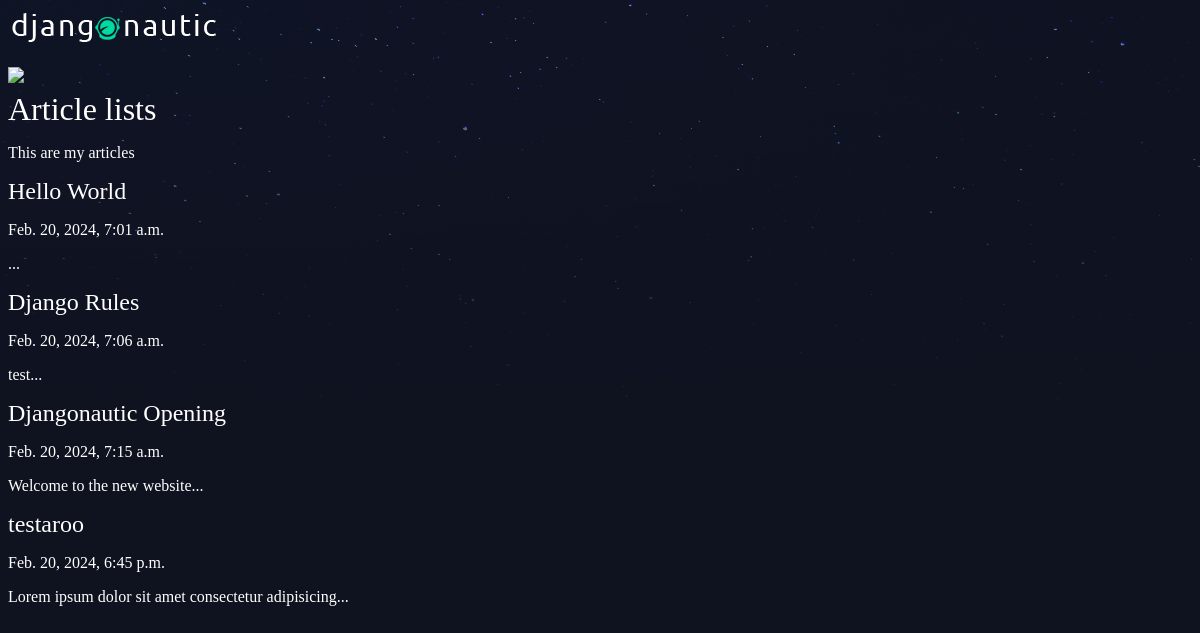
The app's page /article/ with its own data.
### articles/models.py (models this page shows, shortened)
class Article(models.Model):
    title = models.CharField(max_length = 200)
    slug = models.SlugField()
    body = models.TextField()
    date = models.DateTimeField(auto_now_add = True)
    thumb = models.ImageField(default='default.png', blank=True)
    def snippet(self):
        return self.body[:50] + "..."

### articles/views.py (the view)
# urls.py: path('article/', views.articleview, name='articles'),
def articleview(request, *args, **kwargs):
    articles = Article.objects.all().order_by('date')
    return render(request, "articles/articles.html", {'articles':articles})

### articles/templates/articles/articles.html (shortened to what this page needs)
{% extends 'base.html' %}
{% block content %}
<h1>Article lists</h1>
    <p>This are my articles</p>
    <div class="articles">
        {% for article in articles %}
            <div class="article">
                <h2><a href="{% url 'articles:detail' slug=article.slug %}">{{article.title}}</a></h2>
                <p>{{ article.date }}</p>
                <p>{{ article.snippet }}</p>
            </div>
        {% endfor %}
    </div>
    {% endblock %}

### assets/style.css (style rules this page uses)
body { background-color: #0f121f; background-image: url(stars.png); background-repeat: no-repeat; color: #fff; }
body * { font-family: Ubuntu; }
h1, h2, h3, h4, h5 { font-weight: normal; margin: 0; }
a, a:hover, a:visited { color: #fff; text-decoration: none; }

### records on screen
Article: title "Hello World", date "Feb. 20, 2024, 7:01 a.m.", snippet "..."
Article: title "Django Rules", date "Feb. 20, 2024, 7:06 a.m.", snippet "test..."
Article: title "Djangonautic Opening", date "Feb. 20, 2024, 7:15 a.m.", snippet "Welcome to the new website..."
Article: title "testaroo", date "Feb. 20, 2024, 6:45 p.m.", snippet "Lorem ipsum dolor sit amet consectetur adipisicing..."
